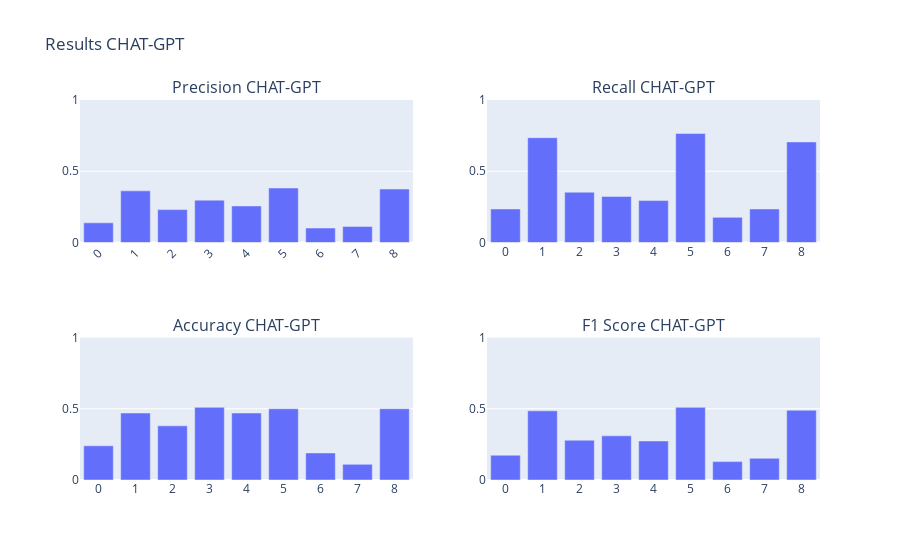

Write notebook code for a chart like this one.
### Markdown cell above
### Hard benchmark

### Code cell
folder = "data/results/chat_gpt/hard/"
files = get_json_files(folder)


to_exclude = ["2023-04-24 16:08:16.804316_simple_promt.json", "2023-04-24 23:14:41.891312_simple_promt.json", "2023-04-24 23:19:00.824610_simple_promt.json", "2023-04-24 23:23:11.350576_simple_promt.json", "2023-04-24 15:02:00.699488_simple_promt.json", "2023-04-24 15:06:23.809429_simple_promt.json"]
# exclude 
files = [f for f in files if f not in to_exclude]


results_cg = calculate_results(files, folder, model_name="CHAT-GPT")
create_chart(results_cg)

### Figure 1 — Plotly figure (JSON) as saved in the notebook; plotly's stock layout.template omitted (floating-point values rounded to 4 significant figures)
{"data": [{"alignmentgroup": "True", "hovertemplate": "Index=%{x}<br>Accuracy=%{y}<extra></extra>", "legendgroup": "", "marker": {"color": "#636efa", "pattern": {"shape": ""}}, "name": "", "offsetgroup": "", "orientation": "v", "showlegend": false, "textposition": "auto", "type": "bar", "x": ["0", "1", "2", "3", "4", "5", "6", "7", "8"], "xaxis": "x3", "y": [0.24, 0.47, 0.38, 0.51, 0.47, 0.5, 0.19, 0.11, 0.5], "yaxis": "y3"}, {"alignmentgroup": "True", "hovertemplate": "Index=%{x}<br>Precision=%{y}<extra></extra>", "legendgroup": "", "marker": {"color": "#636efa", "pattern": {"shape": ""}}, "name": "", "offsetgroup": "", "orientation": "v", "showlegend": false, "textposition": "auto", "type": "bar", "x": ["0", "1", "2", "3", "4", "5", "6", "7", "8"], "xaxis": "x", "y": [0.1379, 0.3623, 0.2308, 0.2973, 0.2564, 0.3824, 0.1017, 0.1127, 0.375], "yaxis": "y"}, {"alignmentgroup": "True", "hovertemplate": "Index=%{x}<br>Recall=%{y}<extra></extra>", "legendgroup": "", "marker": {"color": "#636efa", "pattern": {"shape": ""}}, "name": "", "offsetgroup": "", "orientation": "v", "showlegend": false, "textposition": "auto", "type": "bar", "x": ["0", "1", "2", "3", "4", "5", "6", "7", "8"], "xaxis": "x2", "y": [0.2353, 0.7353, 0.3529, 0.3235, 0.2941, 0.7647, 0.1765, 0.2353, 0.7059], "yaxis": "y2"}, {"alignmentgroup": "True", "hovertemplate": "Index=%{x}<br>F1 Score=%{y}<extra></extra>", "legendgroup": "", "marker": {"color": "#636efa", "pattern": {"shape": ""}}, "name": "", "offsetgroup": "", "orientation": "v", "showlegend": false, "textposition": "auto", "type": "bar", "x": ["0", "1", "2", "3", "4", "5", "6", "7", "8"], "xaxis": "x4", "y": [0.1739, 0.4854, 0.2791, 0.3099, 0.274, 0.5098, 0.129, 0.1524, 0.4898], "yaxis": "y4"}], "layout": {"annotations": [{"font": {"size": 16}, "showarrow": false, "text": "Precision CHAT-GPT", "x": 0.225, "xanchor": "center", "xref": "paper", "y": 1, "yanchor": "bottom", "yref": "paper"}, {"font": {"size": 16}, "showarrow": false, "text": "Recall CHAT-GPT", "x": 0.775, "xanchor": "center", "xref": "paper", "y": 1, "yanchor": "bottom", "yref": "paper"}, {"font": {"size": 16}, "showarrow": false, "text": "Accuracy CHAT-GPT", "x": 0.225, "xanchor": "center", "xref": "paper", "y": 0.375, "yanchor": "bottom", "yref": "paper"}, {"font": {"size": 16}, "showarrow": false, "text": "F1 Score CHAT-GPT", "x": 0.775, "xanchor": "center", "xref": "paper", "y": 0.375, "yanchor": "bottom", "yref": "paper"}], "title": {"text": "Results CHAT-GPT"}, "xaxis": {"anchor": "y", "domain": [0, 0.45], "tickangle": -45}, "xaxis2": {"anchor": "y2", "domain": [0.55, 1]}, "xaxis3": {"anchor": "y3", "domain": [0, 0.45]}, "xaxis4": {"anchor": "y4", "domain": [0.55, 1]}, "yaxis": {"anchor": "x", "domain": [0.625, 1], "range": [0, 1]}, "yaxis2": {"anchor": "x2", "domain": [0.625, 1], "range": [0, 1]}, "yaxis3": {"anchor": "x3", "domain": [0, 0.375], "range": [0, 1]}, "yaxis4": {"anchor": "x4", "domain": [0, 0.375], "range": [0, 1]}}}
